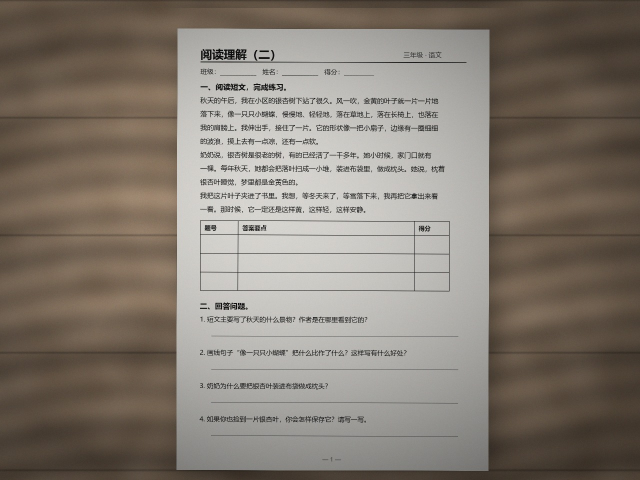
#> input picture android/app/src/main/assets/selftest.jpg, 1280 x 960 px (shown at 1/2 size)
$ python -i pipeline.py   (imports and definitions only)   (older library calls are emulated)
#> lines starting #> are read from the running program, lines starting #| are printed output that depends on the picture; after the words box and inside, x2 and y2 are one past the last pixel; in counts of white or black regions, pixels touching at a corner belong together
"""Real-time document edge detection + auto-capture decision pipeline.

Mirrors the shipping design:

    frame -> gray 480p -> illumination-normalise -> Canny -> contours
          -> quadrilateral candidates -> sub-pixel line refinement
          -> temporal tracking (EMA + IoU gate)
          -> composite stability score -> state machine -> trigger
"""
from __future__ import annotations

from dataclasses import dataclass, field
from collections import deque
import numpy as np
import cv2


# --------------------------------------------------------------------- utils
def order_quad(pts: np.ndarray) -> np.ndarray:
    """Return corners as [tl, tr, br, bl] (clockwise on screen)."""
    pts = np.asarray(pts, np.float32).reshape(4, 2)
    c = pts.mean(0)
    ang = np.arctan2(pts[:, 1] - c[1], pts[:, 0] - c[0])
    pts = pts[np.argsort(ang)]
    k = int(np.argmin(pts.sum(1)))
    return np.roll(pts, -k, axis=0).astype(np.float32)


def poly_area(q: np.ndarray) -> float:
    return float(abs(cv2.contourArea(q.astype(np.float32))))


def quad_iou(a: np.ndarray, b: np.ndarray, shape=(360, 480)) -> float:
    m1 = np.zeros(shape, np.uint8)
    m2 = np.zeros(shape, np.uint8)
    cv2.fillPoly(m1, [np.round(a).astype(np.int32)], 1)
    cv2.fillPoly(m2, [np.round(b).astype(np.int32)], 1)
    inter = np.count_nonzero(m1 & m2)
    union = np.count_nonzero(m1 | m2)
    return inter / union if union else 0.0


def _line_intersect(l1, l2):
    vx1, vy1, x1, y1 = [float(v) for v in np.ravel(l1)]
    vx2, vy2, x2, y2 = [float(v) for v in np.ravel(l2)]
    den = vx1 * vy2 - vy1 * vx2
    if abs(den) < 1e-8:
        return None
    s = ((x2 - x1) * vy2 - (y2 - y1) * vx2) / den
    return np.array([x1 + s * vx1, y1 + s * vy1], np.float32)


def edge_support(quad: np.ndarray, edges_dil: np.ndarray, n: int = 56) -> float:
    """Fraction of samples along the 4 edges that land on an edge pixel."""
    h, w = edges_dil.shape
    hit = tot = 0
    for i in range(4):
        p, q = quad[i], quad[(i + 1) % 4]
        for t in np.linspace(0.04, 0.96, n):
            x, y = p + (q - p) * t
            xi, yi = int(round(x)), int(round(y))
            if 0 <= yi < h and 0 <= xi < w:
                tot += 1
                hit += 1 if edges_dil[yi, xi] else 0
    return hit / max(tot, 1)


def _refine(gray: np.ndarray, contour: np.ndarray, quad: np.ndarray) -> np.ndarray:
    """Fit a line to each edge's edge-pixels and intersect adjacent lines."""
    pts = contour.reshape(-1, 2).astype(np.float32)
    lines = []
    for i in range(4):
        p, q = quad[i], quad[(i + 1) % 4]
        d = q - p
        L = float(np.linalg.norm(d))
        if L < 24:
            return quad
        ap = pts - p
        t = np.clip((ap @ d) / (L * L), 0, 1)
        dist = np.linalg.norm(pts - (p + t[:, None] * d), axis=1)
        sel = pts[(dist < 2.5) & (t > 0.06) & (t < 0.94)]
        if len(sel) < 12:
            return quad
        vx, vy, x0, y0 = np.ravel(cv2.fitLine(sel, cv2.DIST_L2, 0, 0.01, 0.01))
        lines.append((vx, vy, x0, y0))
    out = []
    for i in range(4):
        pt = _line_intersect(lines[i], lines[(i + 1) % 4])
        if pt is None:
            return quad
        out.append(pt)
    refined = order_quad(np.array(out, np.float32))
    if not cv2.isContourConvex(refined.astype(np.float32)):
        return quad
    if quad_iou(refined, quad, shape=gray.shape) < 0.75:
        return quad
    if poly_area(refined) < 0.5 * poly_area(quad):
        return quad
    return refined


def _background(gray: np.ndarray, k: int = 21, ds: int = 4) -> np.ndarray:
    """Large-radius blur via a pyramid: sigma-25 Gaussian costs ~20 ms at 480p,
    this is equivalent for background estimation and ~10x faster."""
    h, w = gray.shape
    small = cv2.resize(gray, (max(w // ds, 8), max(h // ds, 8)), interpolation=cv2.INTER_AREA)
    small = cv2.blur(small, (k, k))
    return cv2.resize(small, (w, h), interpolation=cv2.INTER_LINEAR)


# [89 lines left out: functions warp_roi, _subpixel_peak, refine_quad_lines, not called in this run]


# --------------------------------------------------------------------- config
@dataclass
class Config:
    aw: int = 480
    ah: int = 360
    canny_lo: int = 35
    canny_hi: int = 105
    low_contrast: bool = False      # union of a permissive edge map + strict geometry
    min_area_ratio: float = 0.16
    min_support: float = 0.45
    ema_alpha_fast: float = 0.55
    ema_alpha_slow: float = 0.22
    iou_gate: float = 0.45
    hold_max: int = 3
    # score gates
    score_on: float = 0.74
    stable_frames: int = 6
    countdown_frames: int = 18
    cooldown_frames: int = 40
    imu_gate: float = 2.2
    # tiered detection
    escalate_after: int = 2          # D1 misses before trying D2
    escalate_text_after: int = 4     # D1+D2 misses before trying the text block
    text_every: int = 4              # D3 is expensive: run at most every N frames
    text_width: int = 1600          # glyphs need resolution: below ~1200 the mask fragments
    content_score_on: float = 0.72
    evidence_weak: float = 0.35      # side gradient below this = unsupported
    roi_margin: float = 0.22         # ROI = quad bbox grown by this fraction
    refine_band: int = 6             # +/- px searched around each side at full res


class Tracker:
    """One instance per capture session."""

    def __init__(self, cfg: Config | None = None):
        self.cfg = cfg or Config()
        self.prev: np.ndarray | None = None
        self.smooth: np.ndarray | None = None
        self.lost = 0
        self.vel = 0.0
        self.meas_sup = 0.0
        self.score = 0.0
        self.stable = 0
        self.countdown = 0
        self.cooldown = 0
        self.state = "SEARCH"
        self.frame_idx = -1
        self.miss = 0                 # consecutive frames without a D1 detection
        self.tier = None
        self.quad_mode = "page"       # mode of the quad currently being tracked
        self.last_text_quad = None
        self.last_text_frame = -10 ** 6
        self.cur_aw, self.cur_ah = self.cfg.aw, self.cfg.ah
        self._ev_idx = -99
        self._ev_val = (0, [])

    # ------------------------------------------------------------------
    def detect(self, gray: np.ndarray, low: bool = False, offset=(0, 0)):
        cfg = self.cfg
        low = low or cfg.low_contrast
        h, w = gray.shape
        g = cv2.GaussianBlur(gray, (5, 5), 0)
        bg = _background(g)
        norm = cv2.divide(g, bg, scale=128)            # kill shadows / uneven light
        edges = cv2.Canny(norm, cfg.canny_lo, cfg.canny_hi)
        if low:
            # white paper on a white desk: the border step can be 5-15 gray levels,
            # far below the standard hysteresis. Union a permissive map and let the
            # geometric checks below do the rejection.
            edges = cv2.bitwise_or(edges, cv2.Canny(norm, 8, 24))
        edges = cv2.morphologyEx(edges, cv2.MORPH_CLOSE, np.ones((3, 3), np.uint8))
        k = 3 if low else 5
        edges_dil = cv2.dilate(edges, np.ones((k, k), np.uint8))

        cnts, _ = cv2.findContours(edges, cv2.RETR_LIST, cv2.CHAIN_APPROX_SIMPLE)
        best, best_s, best_meta = None, 0.0, None
        for c in cnts:
            if cv2.contourArea(c) < cfg.min_area_ratio * w * h * 0.55:
                continue
            peri = cv2.arcLength(c, True)
            ap = cv2.approxPolyDP(c, 0.02 * peri, True)
            if len(ap) != 4 or not cv2.isContourConvex(ap):
                continue
            quad = order_quad(ap)
            ar = poly_area(quad) / (w * h)
            if ar < cfg.min_area_ratio:
                continue
            sup = edge_support(quad, edges_dil)
            if sup < cfg.min_support:
                continue
            # a permissive edge map makes the frame border itself a strong
            # "quadrilateral"; never let that beat a real sheet
            margin = min(quad[:, 0].min(), quad[:, 1].min(),
                         w - quad[:, 0].max(), h - quad[:, 1].max()) / w
            pen = 1.0
            if ar > 0.92:
                pen *= 0.15
            if margin < 0.01:
                pen *= 0.25
            cand = (0.55 * sup + 0.45 * min(ar / 0.55, 1.0)) * pen
            if cand > best_s:
                best, best_s = _refine(gray, c, quad), cand
                best_meta = (sup, ar)

        if best is None:
            return None, None, edges_dil
        if offset != (0, 0):
            best = best + np.array(offset, np.float32)
        return best, best_meta, edges_dil

    # [306 lines left out: functions _touches_border, _roi, refine_full, _text_quad, _detect_tiered, _evidence and 2 more, not called in this run]

>>> import cv2
>>> picture = cv2.imread('../android/app/src/main/assets/selftest.jpg', cv2.IMREAD_GRAYSCALE)
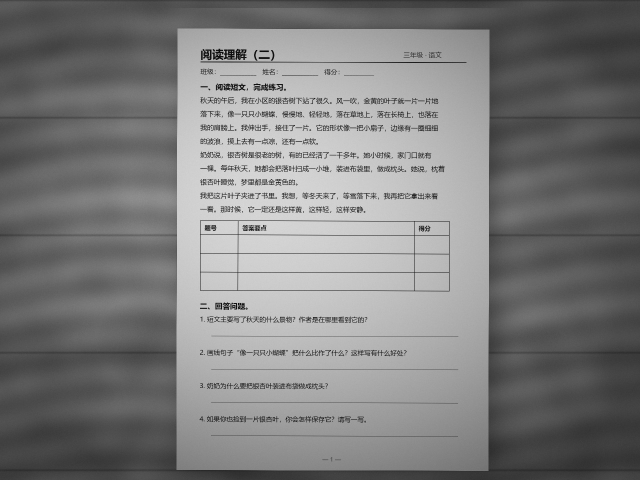
#> picture: shape (960, 1280) (shown at 1/2 size); min 3, max 223, mean 125.3
>>> result = Tracker().detect(picture)
#> in _background, `small = cv2.resize(gray, (max(w // ds, 8), max(h // ds, 8)), interpola..`:
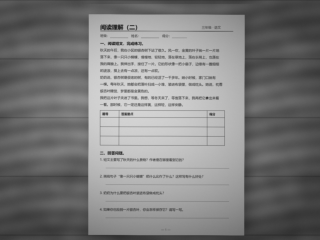
#> small: shape (240, 320); min 28, max 213, mean 125.3
#> in _background, `small = cv2.blur(small, (k, k))`:
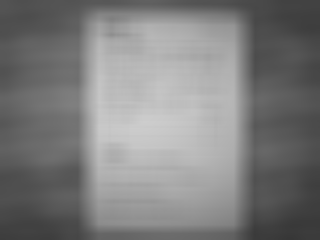
#> small: shape (240, 320); min 55, max 205, mean 125.3
#> in detect, `norm = cv2.divide(g, bg, scale=128)`:
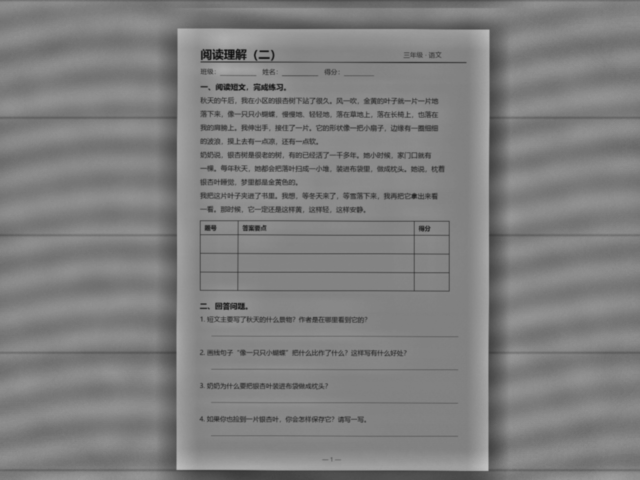
#> norm: shape (960, 1280) (shown at 1/2 size); min 14, max 194, mean 127.6
#> in detect, `edges = cv2.Canny(norm, cfg.canny_lo, cfg.canny_hi)`:
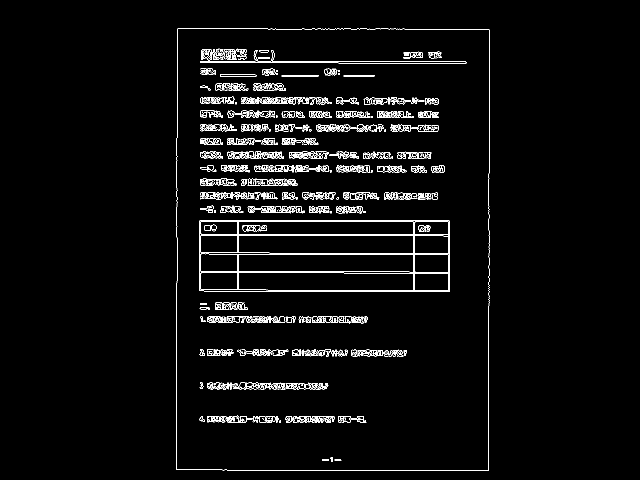
#> edges: shape (960, 1280) (shown at 1/2 size); 3% white in thin lines or dots, all inside (x1, y1, x2, y2) = (352, 56, 980, 942)
#> in detect, `edges = cv2.morphologyEx(edges, cv2.MORPH_CLOSE, np.ones((3, 3), np.ui..`:
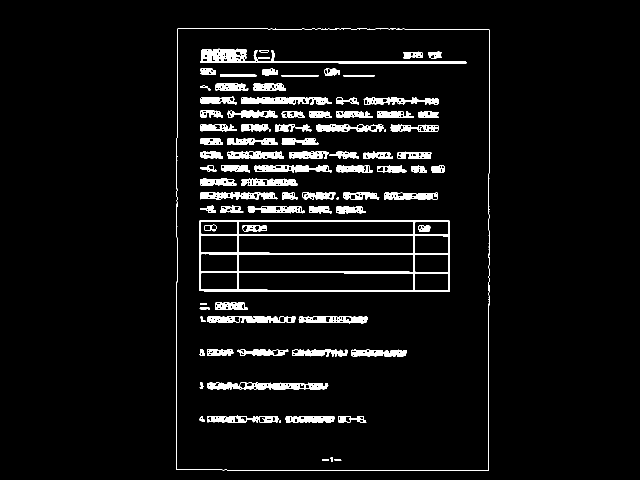
#> edges: shape (960, 1280) (shown at 1/2 size); 5.3% white; 88 white regions (4 under 20 px), largest, box (x1, y1, x2, y2) and area: (399, 440, 900, 584) 10096, (401, 97, 933, 127) 3927, (352, 56, 980, 942) 3192
#> in detect, `edges_dil = cv2.dilate(edges, np.ones((k, k), np.uint8))`:
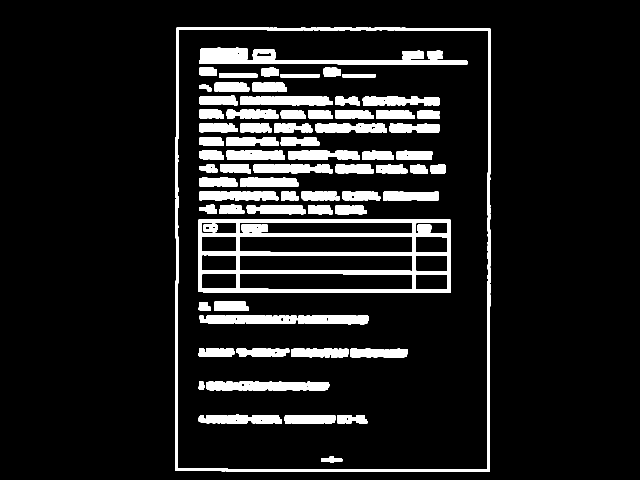
#> edges_dil: shape (960, 1280) (shown at 1/2 size); 10.9% white; 75 white regions
#> in detect, `cnts, _ = cv2.findContours(edges, cv2.RETR_LIST, cv2.CHAIN_APPROX_SIMP..`: cnts = 530 contours, 189 with area under 20; largest, box (x1, y1, x2, y2) and area: (352, 56, 980, 942) 550913, (352, 56, 980, 942) 550729, (399, 440, 900, 584) 70929, (477, 470, 828, 507) 12216, (477, 508, 828, 545) 12214
#> the loop in detect, `for c in cnts:` made 530 passes
#> (peri, ar, sup, margin, pen, cand, best, best_s) on pass 529: (3084.7, 0.446, 1, 0.0148, 1, 0.915, [[356, 57], [978, 60], [975, 941], [352, 937]], 0.915)
#> (peri, ar, sup, margin, pen, cand, best_s, best_meta) on pass 530: (3079.6, 0.447, 1, 0.0148, 1, 0.916, 0.916, (1, 0.447))
#> after the loop in detect, `for c in cnts:`: best_s = 0.916
